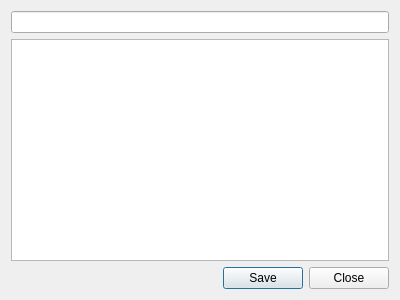
<?xml version="1.0" encoding="UTF-8"?>
<ui version="4.0">
 <class>ZodiacForm</class>
 <widget class="QDialog" name="ZodiacForm">
  <property name="geometry">
   <rect>
    <x>0</x>
    <y>0</y>
    <width>400</width>
    <height>300</height>
   </rect>
  </property>
  <property name="windowTitle">
   <string>Dialog</string>
  </property>
  <layout class="QVBoxLayout" name="verticalLayout">
   <item>
    <widget class="QLineEdit" name="nameLineEdit"/>
   </item>
   <item>
    <widget class="QTextEdit" name="descriptionTextEdit"/>
   </item>
   <item>
    <layout class="QHBoxLayout" name="horizontalLayout">
     <item>
      <spacer name="horizontalSpacer">
       <property name="orientation">
        <enum>Qt::Orientation::Horizontal</enum>
       </property>
       <property name="sizeHint" stdset="0">
        <size>
         <width>40</width>
         <height>20</height>
        </size>
       </property>
      </spacer>
     </item>
     <item>
      <widget class="QPushButton" name="saveButton">
       <property name="text">
        <string>Save</string>
       </property>
      </widget>
     </item>
     <item>
      <widget class="QPushButton" name="closeButton">
       <property name="text">
        <string>Close</string>
       </property>
      </widget>
     </item>
    </layout>
   </item>
  </layout>
 </widget>
 <resources/>
 <connections/>
</ui>
